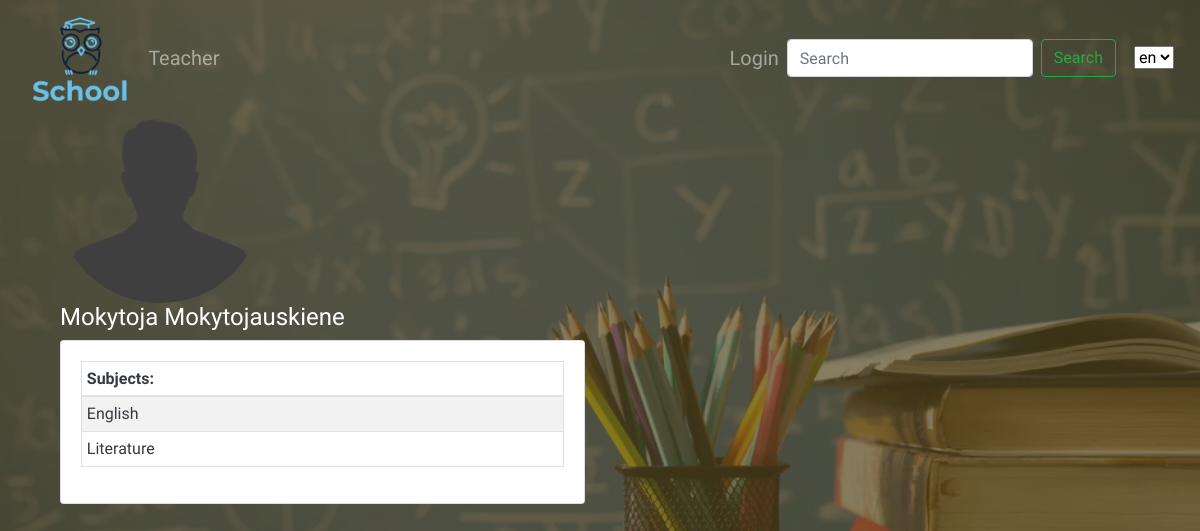
Screenshot of /school/teachers/2 with the database file from the repository.
### school/models.py (models this page shows, shortened)
class CustomUser(AbstractBaseUser, PermissionsMixin):
    email = models.EmailField(_('email address'), unique=True)
    fname = models.CharField(verbose_name=_("First name"), max_length=150, null=True, blank=True)
    lname = models.CharField(verbose_name=_("Last name"), max_length=150, null=True, blank=True)
    is_staff = models.BooleanField(default=False)
    is_active = models.BooleanField(default=True)
    USER_CHOICES = [
        ('T', 'Teacher'),
        ('S', 'Student')
    ]
    user_type = models.CharField(choices=USER_CHOICES, max_length=1)
    USERNAME_FIELD = 'email'
    REQUIRED_FIELDS = []
    objects = CustomUserManager()
    class Meta:
        ordering = ('id',)

class Profile(models.Model):
    user = models.OneToOneField(User, on_delete=models.CASCADE)
    photo = models.ImageField(default="default.png",upload_to="profile_pics")

class Teacher_subject(models.Model):
    teacher = models.ForeignKey(User, on_delete=models.CASCADE, null=True, blank=True, related_name='subjects')
    subject = models.ForeignKey('Subject', verbose_name='Subject', on_delete=models.CASCADE, null=True, blank=True)
    class Meta:
        verbose_name = "Teacher's subject"
        verbose_name_plural = "Teacher's subjects"

class Subject(models.Model):
    name = models.CharField(verbose_name=_("Name"), max_length=150)
    class Meta:
        verbose_name = 'Subject'
        verbose_name_plural = 'Subjects'

### school/views.py (the view)
# urls.py: path('teachers/<int:teacher_id>', views.teacher, name='teacher'),
def teacher(request, teacher_id):
    single_teacher = get_object_or_404(User.objects.filter(user_type='T'), pk=teacher_id)
    return render(request, 'teacher.html', {'teacher': single_teacher})

### school/templates/teacher.html
{% extends "base.html" %}
{% load i18n %}
{% load static %}
{% block content %}
<div class="container teacher">
    <img class="rounded-circle" src="{{teacher.profile.photo.url}}">
    <h4>{{ teacher.fname }} {{ teacher.lname }}</h4>
    <div class="row text-dark">
    <div class="col col-lg-6">
        <div class="card">
    <div class="card-body">
                <table class="table table-responsive-sm table-bordered table-striped table-sm text-nowrap">
                    <thead>
                    <tr>
                        <th>{% trans "Subjects:"%}</th>
                    </tr>
                    </thead>
                    <tbody>
                        {% for subject in teacher.subjects.all %}
                        <tr>
                                <td class="align-middle">{{ subject.subject.name }}</td>
                        </tr>
                        {% endfor %}
                    </tbody>
                </table>
            </div>
</div>
               </div>
    </div>
</div>
{% endblock %}

### school/static/css/styles.css (style rules this page uses)
* { margin: 0px; padding: 0px; box-sizing: border-box; font-family: 'Offside', cursive; list-style: none; }
body { background-image: linear-gradient(rgba(83, 70, 31, 0.7),rgba(83, 70, 31, 0.7)), url(../img/fonas.jpg); background-size: cover; color: white; }

### rows the page displays
CustomUser: profile.photo (placeholder picture), fname "Mokytoja", lname "Mokytojauskiene"
Teacher_subject: subject.name "English"
Teacher_subject: subject.name "Literature"

### other values shown
form field language "en"
